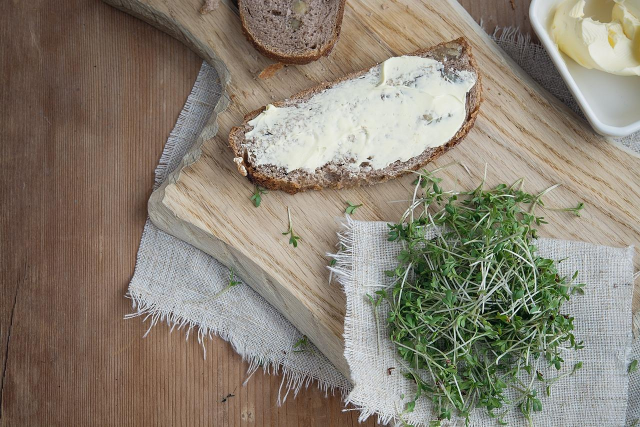
#> input picture classified/no/00cf4967e11fa9fcf16579486f44670b1600803f5f38c5dbd1421b8bca6fcb71.jpg, 1280 x 853 px, found by its file name (shown at 1/2 size); its folder holds only this picture in this run
$ jupyter execute --allow-errors explore4models.ipynb   (older library calls are emulated)
#> lines starting #> are read from the running program, lines starting #| are printed output that depends on the picture
[cell 1]
import os
import cv2
import numpy as np
from PIL import Image

# Parámetros de normalización
TARGET_SIZE = (224, 224)  # Dimensiones objetivo
TARGET_BRIGHTNESS = 120  # Brillo promedio deseado
TARGET_LAPLACIAN_VARIANCE = 100  # Varianza deseada para el enfoque

# Función para ajustar el brillo
def adjust_brightness(image, target_brightness):
    """Ajustar el brillo promedio de la imagen al nivel deseado."""
    current_brightness = np.mean(image)
    brightness_ratio = target_brightness / current_brightness
    adjusted = np.clip(image * brightness_ratio, 0, 255).astype(np.uint8)
    return adjusted

# Función para ajustar el enfoque
def adjust_focus(image, target_variance):
    """Ajustar el enfoque (nitidez) mediante un filtro Laplaciano."""
    current_variance = cv2.Laplacian(image, cv2.CV_64F).var()
    if current_variance < target_variance:
        kernel = np.array([[0, -1, 0], [-1, 5, -1], [0, -1, 0]])  # Filtro de nitidez
        return cv2.filter2D(image, -1, kernel)
    return image

# Función principal de normalización
def normalize_image(image_path, output_path):
    try:
        # Cargar la imagen
        img = Image.open(image_path).convert('RGB')
#> img is the input picture: PIL image 1280x853 RGB; mean R, G, B 137.6, 129.1, 114.8
        img_resized = img.resize(TARGET_SIZE)
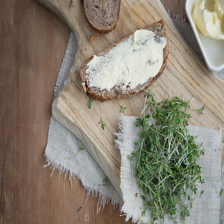
#> img_resized: PIL image 224x224 RGB; mean R, G, B 137.6, 129.1, 114.8

        # Convertir a array NumPy
        img_array = np.array(img_resized)

        # Ajustar brillo
        img_brightness_adjusted = adjust_brightness(img_array, TARGET_BRIGHTNESS)
#> in adjust_brightness, `current_brightness = np.mean(image)`: current_brightness = 127.2
#> in adjust_brightness, `brightness_ratio = target_brightness / current_brightness`: brightness_ratio = 0.944

        # Ajustar enfoque
        img_final = adjust_focus(img_brightness_adjusted, TARGET_LAPLACIAN_VARIANCE)
#> in adjust_focus, `current_variance = cv2.Laplacian(image, cv2.CV_64F).var()`: current_variance = 1422.6

        # Guardar imagen normalizada
        os.makedirs(os.path.dirname(output_path), exist_ok=True)
        cv2.imwrite(output_path, cv2.cvtColor(img_final, cv2.COLOR_RGB2BGR))
        print(f"Imagen normalizada y guardada: {output_path}")

    except Exception as e:
        print(f"Error al procesar {image_path}: {e}")

# Función para procesar carpetas dinámicamente
def process_directory(source_dir, destination_dir):
    os.makedirs(destination_dir, exist_ok=True)
    for filename in os.listdir(source_dir):
        if filename.lower().endswith(('.jpg', '.jpeg', '.png')):
            src_path = os.path.join(source_dir, filename)
            dest_path = os.path.join(destination_dir, filename)
            normalize_image(src_path, dest_path)

# Rutas de carpetas
source_path_1 = "classified/no"
source_path_2 = "classified/yes"
source_path_3 = "classified/pastry"
destination_path_1 = "normalized/no"
destination_path_2 = "normalized/yes"
destination_path_3 = "normalized/pastry"

# Procesar imágenes
print(f"Normalizando imágenes desde {source_path_1}...")
process_directory(source_path_1, destination_path_1)
print(f"Normalizando imágenes desde {source_path_2}...")
#> (the rest of this cell did not finish here and is left out)

print(f"Normalizando imágenes desde {source_path_3}...")
process_directory(source_path_3, destination_path_3)

print("¡Normalización completa!")


$ run again, on classified/no/2bfd161646c8ac1040b9303226fb8d6ab67b557630c6ab2e4a2acc0fec6e6d7e.jpg
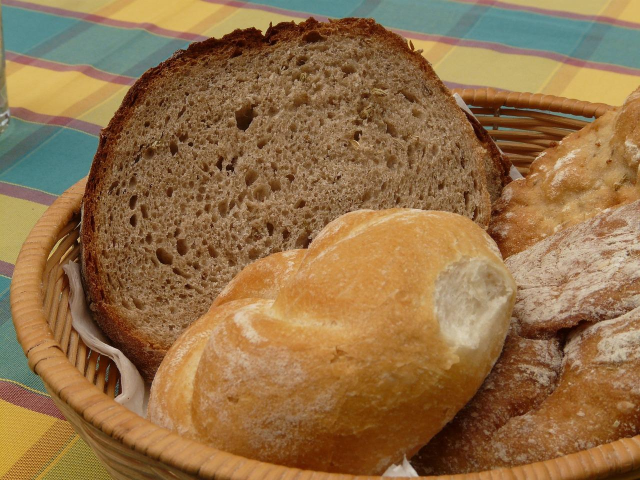
#> input picture classified/no/2bfd161646c8ac1040b9303226fb8d6ab67b557630c6ab2e4a2acc0fec6e6d7e.jpg, 1280 x 960 px, found by its file name (shown at 1/2 size)
#> in normalize_image, img is the input picture: PIL image 1280x960 RGB; mean R, G, B 146.8, 112.2, 71.6
#> in normalize_image, `img_resized = img.resize(TARGET_SIZE)`:
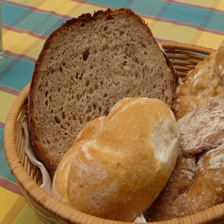
#> img_resized: PIL image 224x224 RGB; mean R, G, B 146.8, 112.2, 71.6
#> current_brightness = 110.2
#> brightness_ratio = 1.09
#> current_variance = 1291

$ run again, on classified/no/2d4aca882b4ec9d7e56ae1ceeca58ae6a67987165c5b7595613654bf8c792946.jpg
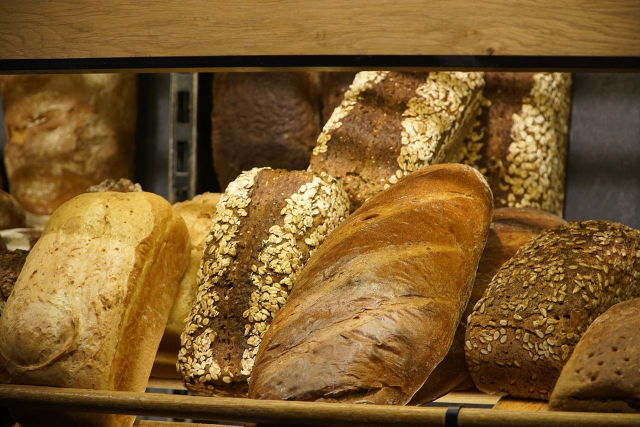
#> input picture classified/no/2d4aca882b4ec9d7e56ae1ceeca58ae6a67987165c5b7595613654bf8c792946.jpg, 1280 x 854 px, found by its file name (shown at 1/2 size)
#> in normalize_image, img is the input picture: PIL image 1280x854 RGB; mean R, G, B 125.2, 91.3, 42.9
#> in normalize_image, `img_resized = img.resize(TARGET_SIZE)`:
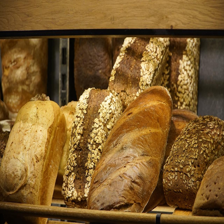
#> img_resized: PIL image 224x224 RGB; mean R, G, B 125.2, 91.3, 42.9
#> current_brightness = 86.47
#> brightness_ratio = 1.39
#> in adjust_brightness, `adjusted = np.clip(image * brightness_ratio, 0, 255).astype(np.uint8)`:
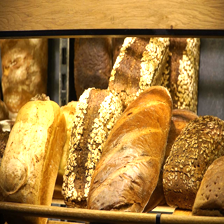
#> adjusted: shape (224, 224, 3); mean R, G, B 167.9, 125, 59
#> current_variance = 3180.7

$ run again, on classified/no/12eb42b6d8ee198fe94ef69eda9e45a85a626a484bdb4157b7958cef4a9a333d.jpg
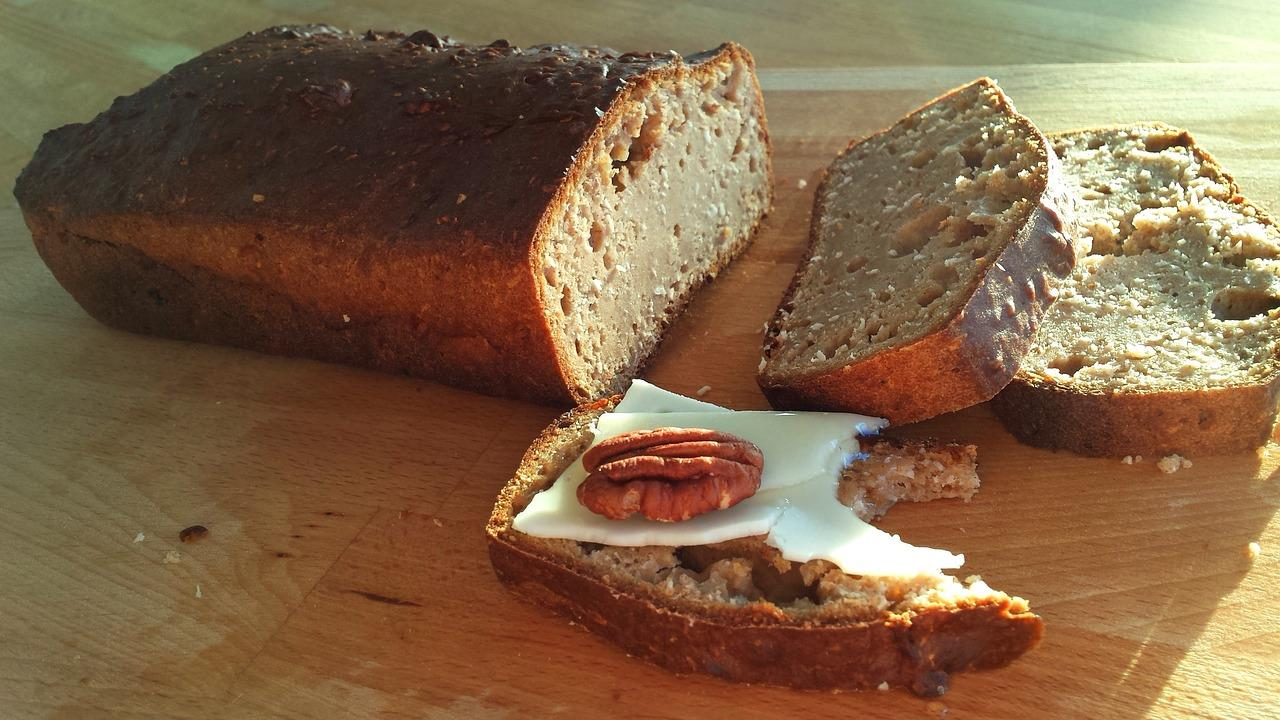
#> input picture classified/no/12eb42b6d8ee198fe94ef69eda9e45a85a626a484bdb4157b7958cef4a9a333d.jpg, 1280 x 720 px, found by its file name
#> in normalize_image, img is the input picture: PIL image 1280x720 RGB; mean R, G, B 129.8, 101.3, 72.4
#> in normalize_image, `img_resized = img.resize(TARGET_SIZE)`:
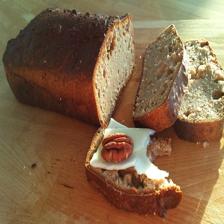
#> img_resized: PIL image 224x224 RGB; mean R, G, B 129.8, 101.3, 72.4
#> current_brightness = 101.2
#> brightness_ratio = 1.19
#> in adjust_brightness, `adjusted = np.clip(image * brightness_ratio, 0, 255).astype(np.uint8)`:
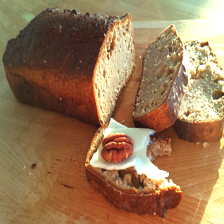
#> adjusted: shape (224, 224, 3); mean R, G, B 151.7, 118, 85
#> current_variance = 1601.7
